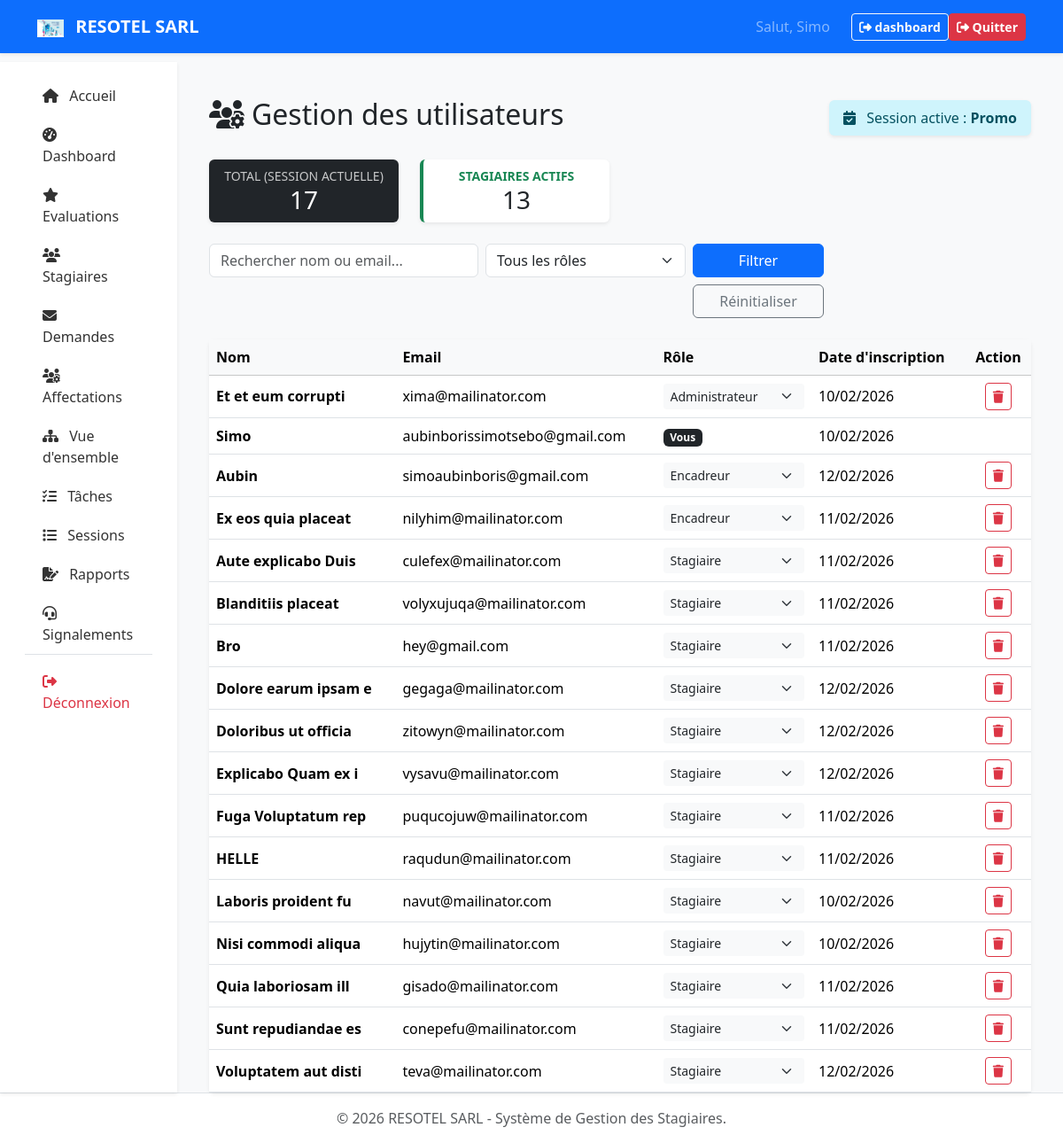
Screenshot of /users.php (signed in) with the database file from the repository.
### tables this page shows
CREATE TABLE `sessions` (
  `id` int NOT NULL,
  `titre` varchar(255) NOT NULL,
  `date_debut` date NOT NULL,
  `date_fin` date NOT NULL,
  `id_stagiaire` int DEFAULT NULL,
  `id_encadreur` int DEFAULT NULL,
  `is_active` tinyint(1) DEFAULT '0'
);

CREATE TABLE `users` (
  `id` int NOT NULL,
  `nom` varchar(100) NOT NULL,
  `prenom` varchar(100) NOT NULL,
  `email` varchar(150) NOT NULL,
  `password` varchar(255) NOT NULL,
  `telephone` varchar(20) DEFAULT NULL,
  `role` enum('administrateur','encadreur','stagiaire') NOT NULL DEFAULT 'stagiaire',
  `encadreur_id` int DEFAULT NULL,
  `niveau_etude` varchar(100) DEFAULT NULL,
  `type_stage` varchar(50) DEFAULT NULL,
  `date_inscription` timestamp NULL DEFAULT CURRENT_TIMESTAMP,
  `id_session_actuelle` int DEFAULT NULL,
  `note_final` decimal(4,2) DEFAULT NULL,
  `observations` text
);

### users.php (the view, shortened to what this page needs)
<?php
require_once 'config/db.php';
require_once 'includes/header.php';
$rolesStmt = $pdo->query("SHOW COLUMNS FROM users LIKE 'role'");
$roleInfo = $rolesStmt->fetch();
preg_match("/^enum\((.*)\)$/", $roleInfo['Type'], $matches);
$roles = str_getcsv($matches[1], ',', "'");
$stmt_sess = $pdo->query("SELECT * FROM sessions WHERE is_active = 1 LIMIT 1");
$active_session = $stmt_sess->fetch();
if ($active_session) {
    $id_session_active = $active_session['id'];
    $nom_session_affiche = $active_session['titre'];
} else {
    $id_session_active = 0;
    $nom_session_affiche = "Aucune session active";
}
$search = $_GET['search'] ?? '';
$sql = "SELECT id, nom, email, role, date_inscription FROM users
        WHERE (role IN ('administrateur', 'encadreur')
           OR (role = 'stagiaire' AND id_session_actuelle = :active_sess))";
$params = ['active_sess' => $id_session_active];
$sql .= " ORDER BY role ASC, nom ASC";
$stmt = $pdo->prepare($sql);
$stmt->execute($params);
$users = $stmt->fetchAll();
$count_total = count($users);
$count_admin = 0;
$count_encadreurs = 0;
$count_stagiaires = 0;
foreach ($users as $user) {
    if ($user['role'] == 'administrateur') $count_admin++;
    elseif ($user['role'] == 'encadreur') $count_encadreurs++;
    elseif ($user['role'] == 'stagiaire') $count_stagiaires++;
}
?>
<div class="container-fluid mt-4">
    <div class="d-flex justify-content-between align-items-center mb-4">
        <h2><i class="fas fa-users-cog me-2"></i>Gestion des utilisateurs</h2>
        <div class="alert alert-info mb-0 py-2 shadow-sm border-0">
            <i class="fas fa-calendar-check me-2"></i>
            Session active : <strong><?= htmlspecialchars($nom_session_affiche) ?></strong>
        </div>
    </div>
    <div class="row mb-4">
        <div class="col-md-3">
            <div class="card border-0 shadow-sm bg-dark text-white text-center p-2">
                <small class="text-uppercase opacity-75">Total (Session Actuelle)</small>
                <h3 class="mb-0"><?= $count_total ?></h3>
            </div>
        </div>
        <div class="col-md-3">
            <div class="card border-0 shadow-sm border-start border-success border-4 p-2 text-center">
                <small class="text-uppercase text-success fw-bold">Stagiaires Actifs</small>
                <h3 class="mb-0"><?= $count_stagiaires ?></h3>
            </div>
        </div>
    </div>
    <form method="get" class="row g-2 mb-4">
        <div class="col-md-4">
            <input type="text" name="search" class="form-control" placeholder="Rechercher nom ou email..." value="<?= htmlspecialchars($search) ?>">
        </div>
        <div class="col-md-3">
            <select name="role" class="form-select">
                <option value="">Tous les rôles</option>
            </select>
        </div>
        <div class="col-md-2">
            <button type="submit" class="btn btn-primary w-100">Filtrer</button>
            <a href="users.php" class="btn btn-outline-secondary w-100 mt-2">Réinitialiser</a>
        </div>
    </form>
    <div class="card border-0 shadow-sm">
        <div class="table-responsive">
            <table class="table table-hover align-middle mb-0">
                <thead class="table-light">
                    <tr>
                        <th>Nom</th>
                        <th>Email</th>
                        <th>Rôle</th>
                        <th>Date d'inscription</th>
                        <th class="text-center">Action</th>
                    </tr>
                </thead>
                <tbody>
                    <?php foreach ($users as $u): ?>
                        <tr>
                            <td><strong><?= htmlspecialchars($u['nom']) ?></strong></td>
                            <td><?= htmlspecialchars($u['email']) ?></td>
                            <td>
                                <?php if ($u['id'] != $_SESSION['user_id']): ?>
                                    <form action="update_role.php" method="POST">
                                        <select name="role" class="form-select form-select-sm bg-light border-0" onchange="this.form.submit()">
                                            <?php foreach ($roles as $r): ?>
                                                <option value="<?= $r ?>" <?= ($u['role'] === $r) ? 'selected' : '' ?>>
                                                    <?= ucfirst($r) ?>
                                                </option>
                                            <?php endforeach; ?>
                                        </select>
                                    </form>
                                <?php else: ?>
                                    <span class="badge bg-dark">Vous</span>
                                <?php endif; ?>
                            </td>
                            <td><?= date('d/m/Y', strtotime($u['date_inscription'])) ?></td>
                            <td class="text-center">
                                <?php if ($u['id'] != $_SESSION['user_id']): ?>
                                    <a href="delete_user.php?id=<?= $u['id'] ?>" class="btn btn-sm btn-outline-danger" onclick="return confirm('Supprimer définitivement ?')">
                                        <i class="fas fa-trash"></i>
                                    </a>
                                <?php endif; ?>
                            </td>
                        </tr>
                    <?php endforeach; ?>
                </tbody>
            </table>
        </div>
    </div>
</div>
<?php include 'includes/footer.php'; ?>

### includes/header.php (style rules this page uses)
body { background-color: #f8f9fa; min-height: 100vh; padding-top: 70px; }

### rows the page displays
sessions: titre "Promo"
users: nom "Et et eum corrupti", email "xima@mailinator.com", role "Administrateur", date_inscription "10/02/2026"
users: nom "Simo", email "aubinborissimotsebo@gmail.com", shows "Vous", date_inscription "10/02/2026"
users: nom "Aubin", email "simoaubinboris@gmail.com", role "Encadreur", date_inscription "12/02/2026"
users: nom "Ex eos quia placeat", email "nilyhim@mailinator.com", role "Encadreur", date_inscription "11/02/2026"
users: nom "Aute explicabo Duis", email "culefex@mailinator.com", role "Stagiaire", date_inscription "11/02/2026"
users: nom "Blanditiis placeat", email "volyxujuqa@mailinator.com", role "Stagiaire", date_inscription "11/02/2026"
users: nom "Bro", email "hey@gmail.com", role "Stagiaire", date_inscription "11/02/2026"
users: nom "Dolore earum ipsam e", email "gegaga@mailinator.com", role "Stagiaire", date_inscription "12/02/2026"
users: nom "Doloribus ut officia", email "zitowyn@mailinator.com", role "Stagiaire", date_inscription "12/02/2026"
users: nom "Explicabo Quam ex i", email "vysavu@mailinator.com", role "Stagiaire", date_inscription "12/02/2026"
users: nom "Fuga Voluptatum rep", email "puqucojuw@mailinator.com", role "Stagiaire", date_inscription "11/02/2026"
users: nom "HELLE", email "raqudun@mailinator.com", role "Stagiaire", date_inscription "11/02/2026"
users: nom "Laboris proident fu", email "navut@mailinator.com", role "Stagiaire", date_inscription "10/02/2026"
users: nom "Nisi commodi aliqua", email "hujytin@mailinator.com", role "Stagiaire", date_inscription "10/02/2026"
users: nom "Quia laboriosam ill", email "gisado@mailinator.com", role "Stagiaire", date_inscription "11/02/2026"
users: nom "Sunt repudiandae es", email "conepefu@mailinator.com", role "Stagiaire", date_inscription "11/02/2026"
users: nom "Voluptatem aut disti", email "teva@mailinator.com", role "Stagiaire", date_inscription "12/02/2026"

### other values shown
$_SESSION['nom'] "Simo"
$count_total "17"
$count_stagiaires "13"
